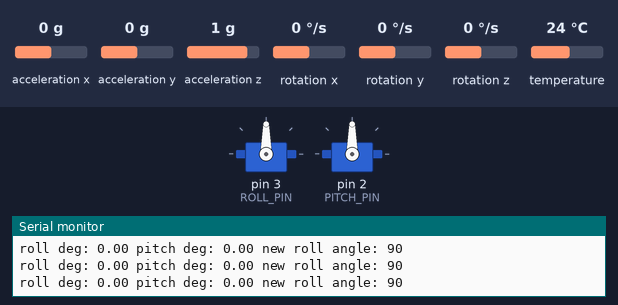
Simulated run of this program. Board: Arduino Mega 2560, built with avr-gcc and run on an emulated ATmega2560. Parts: 2 × servo, the last lines printed to the serial monitor. The inputs (shaded band) are chosen by the test bench; at power-on: acceleration x 0 g, acceleration y 0 g, rotation x 0 °/s, rotation y 0 °/s, acceleration z 1 g, rotation z 0 °/s, temperature 24 °C.

Above: at 1.2 s.
1.3 s: acceleration x set to 1.4 g
At 4.13 s:
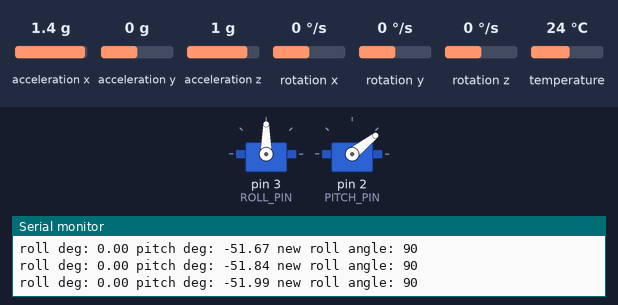
4.3 s: acceleration y set to -1.4 g
At 7.1 s:
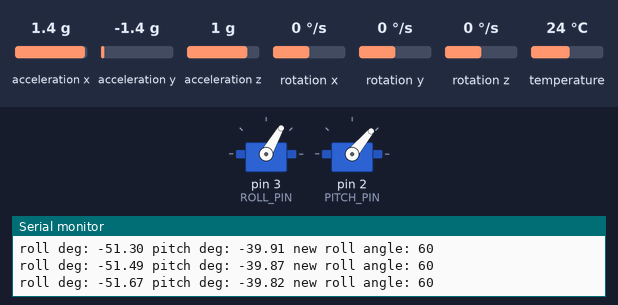
7.3 s: rotation x set to 100 °/s
At 9.1 s:
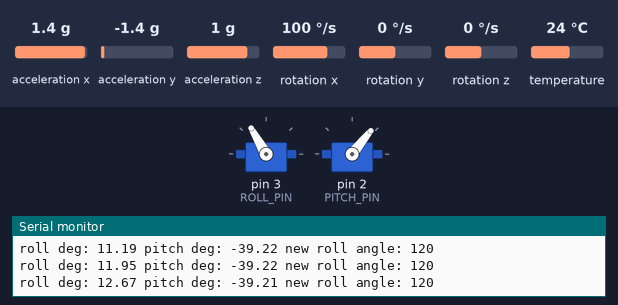
10.3 s: rotation y set to 24 °/s
At 12.7 s:
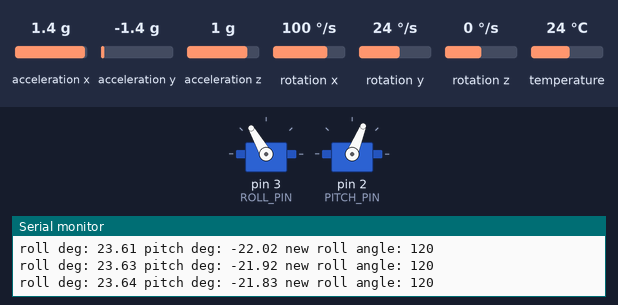
13.3 s: acceleration z set to -0.1 g
At 15.5 s:
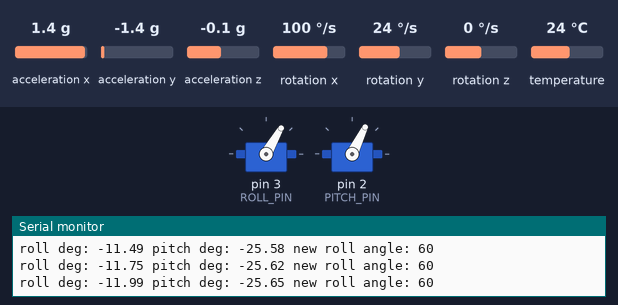
16.3 s: acceleration x set to 0 g
At 22.0 s:
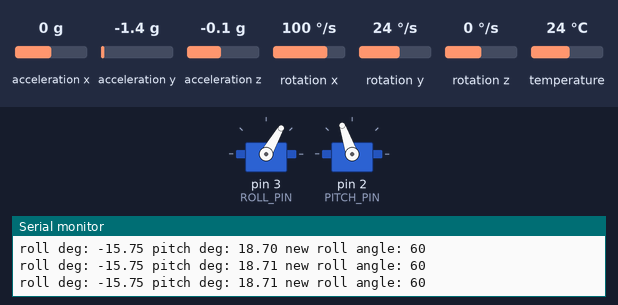
Timing chart, 0 to 22.3 s (numbered marks = the images above; inputs shaded):
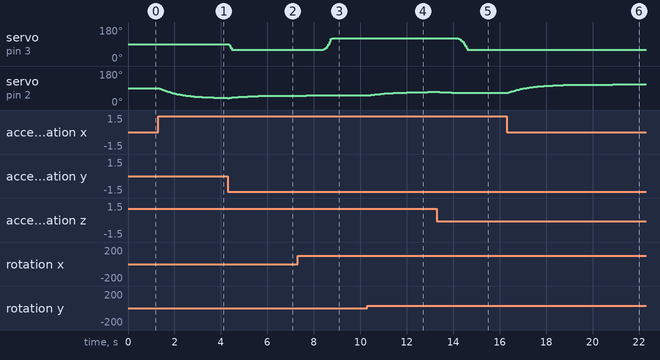

The program:

main.cpp
```cpp
#include <Arduino.h>
#include <Wire.h>
#include <Adafruit_MPU6050.h>
#include <Adafruit_Sensor.h>
#include <math.h>
#include <Servo.h>
#include "Controller.h"

#define COMP_ALPHA 0.94
#define ROLL_PIN 3
#define PITCH_PIN 2

#define ROLLSETPOINT 90
#define PITCHSETPOINT 90

Adafruit_MPU6050 mpu;
Servo RollServo;
Servo PitchServo;

float prev_roll = 0.0;
float prev_pitch = 0.0;

float initial_roll = 0.0;
float initial_pitch = 0.0;

unsigned long prevTime = 0;
float dt = 0.0;

typedef struct roll_pitch {
  float roll;
  float pitch;
};

roll_pitch CompFilter(float _ax, float _ay, float _az, float _wx, float _wy, float alpha, float delta_t);

void setup() {

  Serial.begin(9600);

  // Wait for serial to be ready
  while(!Serial) delay(10);

  Serial.println("Initializing MPU6050...");
  if (!mpu.begin()) {
    Serial.println("MPU6050 not detected. Check wiring!");
    while (1);
  }
  Serial.println("MPU6050 successfully initialized!");

  mpu.setAccelerometerRange(MPU6050_RANGE_8_G);
  mpu.setGyroRange(MPU6050_RANGE_500_DEG);
  mpu.setFilterBandwidth(MPU6050_BAND_21_HZ);

  RollServo.attach(ROLL_PIN);
  PitchServo.attach(PITCH_PIN);

  prevTime = micros();

}


 void loop() {

    // Calculate dt for this specific update
    unsigned long currTime = micros();
    dt = (currTime - prevTime) / 1000000.0;
    prevTime = currTime;
    if (dt > 0.05) dt = 0.05;  // Cap at 50ms

    sensors_event_t a, g, temp;
    mpu.getEvent(&a, &g, &temp);

    roll_pitch comp_angles = CompFilter(
      a.acceleration.x,
      a.acceleration.y,
      a.acceleration.z,
      g.gyro.x,
      g.gyro.y,
      COMP_ALPHA,
      dt
    );

    float roll_deg = comp_angles.roll * 180.0/PI;
    float currentServoReading = RollServo.read();
    float newRollAngle = currentServoReading + (2.0 * roll_deg);

    float pitch_deg = comp_angles.pitch * 180.0/PI;
    float newPitchAngle = PITCHSETPOINT + (pitch_deg);

    Serial.print("roll deg: ");
    Serial.print(roll_deg);
    Serial.print(" pitch deg: ");
    Serial.print(pitch_deg);
    Serial.print(" new roll angle: ");
    Serial.println((constrain(round(newRollAngle), 60, 120)));


    RollServo.write(constrain(round(newRollAngle), 60, 120));
    PitchServo.write(round(newPitchAngle));

    delay(10);
  }


roll_pitch CompFilter(float _ax, float _ay, float _az, float _wx, float _wy, float alpha, float delta_t) {

  // Accelerometer angles
  float roll_acc = atan2(_ay, _az);
  float pitch_acc = atan2(-_ax, sqrt(pow(_ay, 2) + pow(_az, 2)));

  // Gyro integration WITH CALIBRATION OFFSETS APPLIED
  float roll_gyro = prev_roll + (_wx * delta_t);
  float pitch_gyro = prev_pitch + (_wy * delta_t);

  // Complementary filter
  float comp_roll = (alpha * roll_gyro) + ((1 - alpha) * roll_acc);
  float comp_pitch = (alpha * pitch_gyro) + ((1 - alpha) * pitch_acc);

  roll_pitch _roll_pitch;
  _roll_pitch.roll = comp_roll;
  _roll_pitch.pitch = comp_pitch;

  prev_roll = comp_roll;
  prev_pitch = comp_pitch;

  return _roll_pitch;
}
```

Controller.h
```cpp
#ifndef CONTROLLER_H
#define CONTROLLER_H

#include <Arduino.h>

class Controller {

    private:

        float kp, ki, kd;
        float setpoint;


    public:


        Controller(float _kp, float _ki, float _kd, float _setpoint);
        float PController(float _measurement);
        float PIController(float _measurement);

        float accum_error;
        float prev_error;
};

#endif
```

IMU.h
```cpp
/*
    NOTE acceleration (accelerometer) is in m/s^2, rotation (gyro) is in rad/s

    TODO/TOTRY:
    add low pass filtering during calibration

*/


#ifndef IMU_H
#define IMU_H

#include <Arduino.h>
#include <Wire.h>
#include <Adafruit_MPU6050.h>
#include <Adafruit_Sensor.h>
#include <math.h>

struct roll_pitch {     // to hold roll and pitch vals
  float roll;
  float pitch;
};

struct raw_imu_vals {       // to hold raw imu vals

    float ax, ay, az, wx, wy;

};

class IMU {

    private:
    Adafruit_MPU6050 mpu;

    float prev_roll = 0.0;
    float prev_pitch = 0.0;

    // offsets
    raw_imu_vals raw_offsets;


    public:

    // constructor
    IMU(Adafruit_MPU6050 _mpu);


    // METHODS

    // setup IMU
    void SetupIMU();

    // set raw offsets
    void SetRawOffsets(float _ax,float _ay,float _az,float _wx,float _wy);

    //get and print raw offsets
    void GetRawOffsets();

    // read raw IMU data
    raw_imu_vals ReadRawIMU();

    // read raw imu data and subtract offsets
    raw_imu_vals ReadCalibIMU();

    // calibrate raw IMU offsets
    void CalibRawOffsets();

    // complementary filter method
    roll_pitch CompFilter(raw_imu_vals _raw_calib_imu_vals, float _alpha, float _delta_t);

    // more advanced comp filter with accelerometer reconditioning
    roll_pitch CompFilterv2(raw_imu_vals _v, float _alpha, float _delta_t);

};


#endif
```

Controller.cpp
```cpp
#include "Controller.h"


Controller::Controller(float _kp, float _ki, float _kd, float _setpoint){

    kp = _kp;
    ki = _ki;
    kd = _kd;
    setpoint = _setpoint;
    accum_error = 0;
    prev_error = 0;

}

float Controller::PController(float _measurement){

    float error = setpoint - _measurement;
    // float output = (90 + (kp * error));      // for 180 servos
    float output = ((2/3)*(90 + (kp * error))); // temp 2/3 adjustment

    if(output > 120){
        output = 120;           // clamping output, NOTE: 120 IS 180
    }
    else if (output < 20){      // NOTE: 20 IS 0??
        output = 20;
    }


    return(output);

}

float Controller::PIController(float _measurement){

    float error = setpoint - _measurement;
    accum_error += error;

    if(abs(error) > 0.01){
        if((prev_error * error) < 0){
            accum_error = 0;                    // clegg integrator
        }
    }


    float max_accum_error = 20/ki;          //tune
    if(accum_error > max_accum_error){
        accum_error = max_accum_error;                  // setting maximum integral term value
    }
    else if (accum_error < (- max_accum_error))
    {
        accum_error = - max_accum_error;
    }

    float output = ((2/3)*(90 + (kp * error) + (ki * accum_error)));

    if(output > 120){
        output = 120;           // clamping output
    }
    else if (output < 20){
        output = 20;
    }

    prev_error = error;
    return(output);

}
```

IMU.cpp
```cpp
#include "IMU.h"


IMU::IMU(Adafruit_MPU6050 _mpu){

    mpu = _mpu;

}

void IMU::SetupIMU(){

    Serial.println("Initializing MPU6050...");
    if (!mpu.begin()) {
        Serial.println("MPU6050 not detected. Check wiring!");
        while (1);
    }
    Serial.println("MPU6050 successfully initialized!");

    mpu.setAccelerometerRange(MPU6050_RANGE_8_G);
    mpu.setGyroRange(MPU6050_RANGE_500_DEG);
    mpu.setFilterBandwidth(MPU6050_BAND_21_HZ);     // check this and test

    // zero offsets
    SetRawOffsets(0.0,0.0,0.0,0.0,0.0);

    Serial.println(" 8 second delay to let IMU warm up");
    delay(8000);

    // calibrate IMU
    CalibRawOffsets();
    raw_imu_vals initial_vals = ReadCalibIMU();

    prev_roll = atan2(initial_vals.ay, initial_vals.az);
    prev_pitch = atan2(- initial_vals.ax, sqrt((initial_vals.ay * initial_vals.ay) + (initial_vals.az * initial_vals.az)));


}

// change the raw data offsets
void IMU::SetRawOffsets(float _ax,float _ay,float _az,float _wx,float _wy) {

    raw_offsets.ax = _ax;
    raw_offsets.ay = _ay;
    raw_offsets.az = _az;
    raw_offsets.wy = _wy;
    raw_offsets.wx = _wx;

}

// get and print the raw offsets

void IMU::GetRawOffsets(){

    Serial.print("Accel offsets: ");
    Serial.print(raw_offsets.ax); Serial.print(", ");
    Serial.print(raw_offsets.ay); Serial.print(", ");
    Serial.println(raw_offsets.az);

    Serial.print("Gyro offsets: ");
    Serial.print(raw_offsets.wx); Serial.print(", ");
    Serial.println(raw_offsets.wy);

}

// read raw IMU vals
raw_imu_vals IMU::ReadRawIMU(){

    sensors_event_t a, g, temp;
    mpu.getEvent(&a, &g, &temp);

    raw_imu_vals rawVals = {
        a.acceleration.x,
        a.acceleration.y,
        a.acceleration.z,
        g.gyro.x,
        g.gyro.y
    };

    return(rawVals);

}


// read the IMU and subtract the calibration offsets
raw_imu_vals IMU::ReadCalibIMU(){

    raw_imu_vals calib_imu_vals = ReadRawIMU();

    calib_imu_vals.ax = calib_imu_vals.ax - raw_offsets.ax;
    calib_imu_vals.ay = calib_imu_vals.ay - raw_offsets.ay;
    calib_imu_vals.az = calib_imu_vals.az - raw_offsets.az;
    calib_imu_vals.wx = calib_imu_vals.wx - raw_offsets.wx;
    calib_imu_vals.wy = calib_imu_vals.wy - raw_offsets.wy;         // subtract all offsets

    return(calib_imu_vals);


}

// calibrate the raw IMU offsets
void IMU::CalibRawOffsets() {

    // some setup
    Serial.println(" Calibrating raw IMU offsets - keep level and stable ");

    // take 1000 samples

    const int total_samples = 1000;
    const int used_samples = 900;

    float sum_ax = 0.0, sum_ay = 0.0, sum_az = 0.0; // hold sums
    float sum_wx = 0.0, sum_wy = 0.0;

    // want to discard first 100 samples
    for(int i = 0; i < total_samples; i++) {


        if (i > 100){

            raw_imu_vals raw_vals = ReadRawIMU();

            sum_ax += raw_vals.ax;
            sum_ay += raw_vals.ay;
            sum_az += raw_vals.az;
            sum_wx += raw_vals.wx;
            sum_wy += raw_vals.wy;


        }

        delay(5); // small delay avoid flooding

    }

    // call set offsets, pass them all in

    SetRawOffsets((sum_ax/used_samples),(sum_ay/used_samples),((sum_az/used_samples) - 9.81 ),(sum_wx/used_samples),(sum_wy/used_samples));

    Serial.println("Raw Calibration Complete");

}


roll_pitch IMU::CompFilter(raw_imu_vals _raw_calib_imu_vals, float _alpha, float _delta_t){

    // accelerometer angles
    float roll_acc = atan2(_raw_calib_imu_vals.ay, _raw_calib_imu_vals.az);
    // float pitch_acc = atan2(-_raw_calib_imu_vals.ax, sqrt(pow(_raw_calib_imu_vals.ay,2) + pow(_raw_calib_imu_vals.az,2)));
    float pitch_acc = atan2(-_raw_calib_imu_vals.ax, sqrt((_raw_calib_imu_vals.ay * _raw_calib_imu_vals.ay ) + (_raw_calib_imu_vals.az * _raw_calib_imu_vals.az)));


    // gyro integration
    float roll_gyro = prev_roll + (_raw_calib_imu_vals.wx * _delta_t);
    float pitch_gyro = prev_pitch + (_raw_calib_imu_vals.wy * _delta_t);

    // comp filter
    float comp_roll = (_alpha * roll_gyro) + ((1 - _alpha) * roll_acc);
    float comp_pitch = (_alpha * pitch_gyro) + ((1 - _alpha) * pitch_acc);

    roll_pitch _roll_pitch = {

        comp_roll,
        comp_pitch

    };

    prev_roll = comp_roll;
    prev_pitch = comp_pitch;

    return(_roll_pitch);
}


// comp filter with accelerometer reconditioning

roll_pitch IMU::CompFilterv2(raw_imu_vals _v, float _alpha, float _delta_t){

    // get accel based angles
    float roll_acc = atan2(_v.ay, _v.az);
    float pitch_acc = atan2(-_v.ax, sqrt(_v.ay*_v.ay + _v.az * _v.az));

    // gyro integration
    float roll_gyro = prev_roll + _v.wx * _delta_t;
    float pitch_gyro = prev_pitch + _v.wy * _delta_t;

    // accel reconditioning

    // get accel magnitude
    float acc_mag_raw = sqrt(_v.ax * _v.ax + _v.ay*_v.ay + _v.az*_v.az);

    // smooth using EMA - TWEAK
    static float acc_mag_filt = 9.81f; // start near gravity g
    acc_mag_filt = 0.1f * acc_mag_raw + 0.9f * acc_mag_filt;

    // thresholds -- TWEAK
    const float ENTER_LO = 8.3f;   // must be VERY close to 1g to re-enter
    const float ENTER_HI = 10.6f;
    const float EXIT_LO  = 7.8f;   // more tolerant window to exit
    const float EXIT_HI  = 11.5f;

    // gyro angular rate threshold
    const float GYRO_THR = 0.04f;   // TWEAK

    // accel valid flaf
    static bool accel_valid = true;

    if(accel_valid) {

        // stop trusting accel if ...
        if (acc_mag_filt <EXIT_LO || acc_mag_filt > EXIT_HI || fabs(_v.wx) > GYRO_THR || fabs(_v.wy) > GYRO_THR){


            accel_valid = false;
        }
        }

    else {

            // start trusting accel if

            if (acc_mag_filt > ENTER_LO && acc_mag_filt < ENTER_HI && fabs(_v.wx) < GYRO_THR && fabs(_v.wy) < GYRO_THR){


                accel_valid = true;
            }

        }

        // comp filter now
        float comp_roll, comp_pitch;

        if (accel_valid) {
        // normal complementary filter
        comp_roll  = _alpha * roll_gyro  + (1.0f - _alpha) * roll_acc;
        comp_pitch = _alpha * pitch_gyro + (1.0f - _alpha) * pitch_acc;
        } else {
            // only gyro while accel unreliable
            comp_roll  = roll_gyro;
            comp_pitch = pitch_gyro;
        }


    prev_roll = comp_roll; //for next iteration
    prev_pitch = comp_pitch;

    roll_pitch output = { comp_roll, comp_pitch};
    return output;

}
```

Measured:
- after the input at 1.3 s, servo on pin 2 (PITCH_PIN): moves from 90° to 37° over 2.9 s, starting after 0.08 s
- after the input at 4.3 s, servo on pin 3 (ROLL_PIN): 90° → 60° after 0.05 s
- after the input at 7.3 s, servo on pin 3 (ROLL_PIN): 60° → 120° after 1.1 s
- after the input at 10.3 s, servo on pin 2 (PITCH_PIN): moves from 51° to 69° over 2.5 s, starting after 0.09 s
- after the input at 13.3 s, servo on pin 3 (ROLL_PIN): 120° → 60° after 0.92 s
- after the input at 16.3 s, servo on pin 2 (PITCH_PIN): moves from 64° to 109° over 4.5 s, starting after 0.08 s
